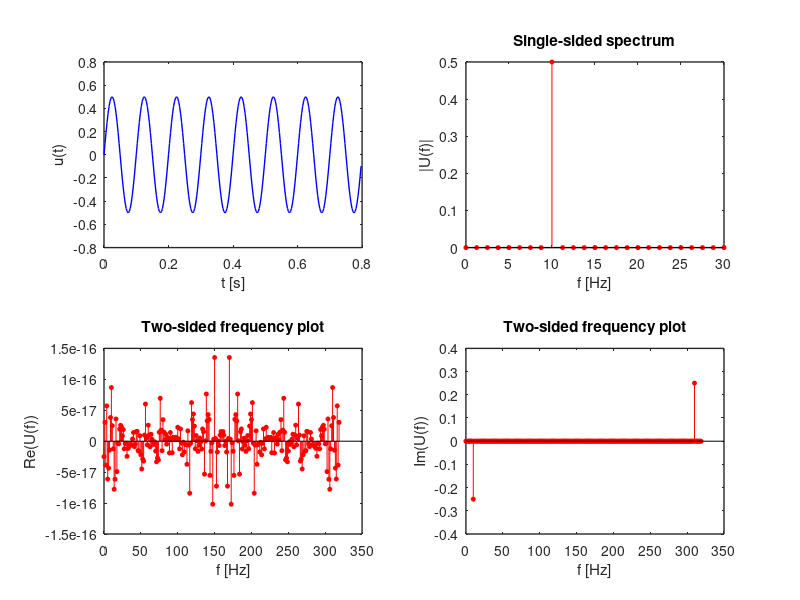

This chart was generated by the following MATLAB code: (Note: this script raises an error after producing the figure.)
clear all; close all;
% Basic example of Fourier transform of cosine function
fig_width = 14; fig_height = 6; 
%%%%%%%%%%%%%%%%%%%%%%%%%%%%%%%%%%%%%%%%%%%%%%%%%%%%%%%%%
%% Example 1 - cosine - method without fftshift
%%%%%%%%%%%%%%%%%%%%%%%%%%%%%%%%%%%%%%%%%%%%%%%%%%%%%%%%%
A = 0.5;                            %amplitude of the cosine wave
fc=10;                              %frequency of the cosine wave [Hz]
phase=0;                         %desired phase shift of the cosine in degrees
fs=32*fc;                           %sampling frequency with oversampling factor 32
dt = 1/fs;                          % sampling interval [s]
N=256;                              % number of points in FFT, also number of sampling points
tstart = 0;                          % initial time point [s]
j=1:N;                                 % sample index
t=tstart+(j-1)*dt;                % time vector, 0.77 seconds duration
phi = phase*pi/180;             %convert phase shift in degrees in radians
u=A*sin(2*pi*fc*t+phi);     %time domain signal with phase shift
% Fourier transform
U = 1/N*fft(u,N);     %N-point complex DFT
% amplitude spectrum
df=fs/N;                            %frequency resolution
sampleIndex = 1:N;                  %non-ordered index for FFT plot
f=(sampleIndex-1)*df;          %x-axis index converted to frequencies
% Results in two-sided frequency plot which is symmetric with respect to frequency f(N/2+1) instead of 0
% Nyquist frequency at the (N/2+1)th Matlab index is common to both positive and negative frequency sides
%%%%%%%%%%%%%%%%%%%%%%%%%%%%%%%%%%%%%%%%%%%%%%%%%%%%%%%%%
% Example 1 - plotting results
%%%%%%%%%%%%%%%%%%%%%%%%%%%%%%%%%%%%%%%%%%%%%%%%%%%%%%%%%
figure; subplot(2,2,1);
plot(t,u,'Color',[0,0,1],'linewidth',1); %plot the signal
xlabel('t [s]','Fontsize',11);
ylabel('u(t)','Fontsize',11);
set(gca,'Fontsize',10,'linewidth',1);
%%%%%%%%%%%%%%%%%%%%%%%%%%%%%%%%%%%%%%%%%%%%%%%%%%%%%%%%%
% magnitude
subplot(2,2,2);
stem(f(1:N/2+1),2*abs(U(1:N/2+1)),'r','filled','MarkerSize',3); %magnitudes vs frequencies 
% (only half of the spectrum)
xlabel('f [Hz]','Fontsize',11); ylabel('|U(f)|','Fontsize',11);
title('Single-sided spectrum');
xlim([0 30]);
set(gca,'Fontsize',10,'linewidth',1);
%%%%%%%%%%%%%%%%%%%%%%%%%%%%%%%%%%%%%%%%%%%%%%%%%%%%%%%%%
% real
subplot(2,2,3);
stem(f,real(U),'r','filled','MarkerSize',3); %Real vs frequencies
xlabel('f [Hz]','Fontsize',11); ylabel('Re(U(f))','Fontsize',11);
title('Two-sided frequency plot','Fontsize',11);
%xlim([-30 30]);
set(gca,'Fontsize',10,'linewidth',1);
%%%%%%%%%%%%%%%%%%%%%%%%%%%%%%%%%%%%%%%%%%%%%%%%%%%%%%%%%
% imag
subplot(2,2,4);
stem(f,imag(U),'r','filled','MarkerSize',3); %Real vs frequencies
xlabel('f [Hz]','Fontsize',11); ylabel('Im(U(f))','Fontsize',11);
title('Two-sided frequency plot','Fontsize',11);
%xlim([-30 30]);
set(gca,'Fontsize',10,'linewidth',1);
%%%%%%%%%%%%%%%%%%%%%%%%%%%%%%%%%%%%%%%%%%%%%%%%%%%%%%%%%
fig = gcf;
set(fig,'Color','w');
set(fig, 'Units','centimeters', 'Position',[10 10 fig_width fig_height]); 
fig.PaperPositionMode   = 'auto';
%%%%%%%%%%%%%%%%%%%%%%%%%%%%%%%%%%%%%%%%%%%%%%%%%%%%%%%%%
%% Example 2 - cosine - method with fftshift
%%%%%%%%%%%%%%%%%%%%%%%%%%%%%%%%%%%%%%%%%%%%%%%%%%%%%%%%%
A = 0.5;                            %amplitude of the cosine wave
fc=10;                              %frequency of the cosine wave [Hz]
phase=0;                         %desired phase shift of the cosine in degrees
fs=32*fc;                           %sampling frequency with oversampling factor 32
t=0:1/fs:2-1/fs;                  %time vector, 2 seconds duration
phi = phase*pi/180;             %convert phase shift in degrees in radians
u=A*sin(2*pi*fc*t+phi);     %time domain signal with phase shift (640 samples)
% Fourier transform
N=256; %N=2^nextpow2(length(u)); %number of points in FFT
U = 1/N*fftshift(fft(u,N));     %N-point complex DFT
% amplitude spectrum
df=fs/N;                            %frequency resolution
sampleIndex = -N/2:N/2-1;   %ordered index for FFT plot (when N is even)
%sampleIndex = -(N+1)/2:(N+1)/2-1;   %ordered index for FFT plot (when N is odd)
f=sampleIndex*df;               %x-axis index converted to ordered frequencies
%%%%%%%%%%%%%%%%%%%%%%%%%%%%%%%%%%%%%%%%%%%%%%%%%%%%%%%%%
% Example 2 - plotting results
%%%%%%%%%%%%%%%%%%%%%%%%%%%%%%%%%%%%%%%%%%%%%%%%%%%%%%%%%
figure; subplot(2,2,1);
plot(t,u,'Color',[0,0,1],'linewidth',1); %plot the signal
xlabel('t [s]','Fontsize',11);
ylabel('u(t)','Fontsize',11);
xlim([0,0.8]);
set(gca,'Fontsize',10,'linewidth',1);
%%%%%%%%%%%%%%%%%%%%%%%%%%%%%%%%%%%%%%%%%%%%%%%%%%%%%%%%%
% magnitude
subplot(2,2,2);
stem(f,abs(U),'r','filled','MarkerSize',3); %magnitudes vs frequencies
xlabel('f [Hz]','Fontsize',11); ylabel('|U(f)|','Fontsize',11);
xlim([-30 30]);
set(gca,'Fontsize',10,'linewidth',1);
%%%%%%%%%%%%%%%%%%%%%%%%%%%%%%%%%%%%%%%%%%%%%%%%%%%%%%%%%
% real
subplot(2,2,3);
stem(f,real(U),'r','filled','MarkerSize',3); %Real vs frequencies
xlabel('f [Hz]','Fontsize',11); ylabel('Re(U(f))','Fontsize',11);
xlim([-30 30]);
set(gca,'Fontsize',10,'linewidth',1);
%%%%%%%%%%%%%%%%%%%%%%%%%%%%%%%%%%%%%%%%%%%%%%%%%%%%%%%%%
% imag
subplot(2,2,4);
stem(f,imag(U),'r','filled','MarkerSize',3); %Real vs frequencies
xlabel('f [Hz]','Fontsize',11); ylabel('Im(U(f))','Fontsize',11);
xlim([-30 30]);
set(gca,'Fontsize',10,'linewidth',1);
%%%%%%%%%%%%%%%%%%%%%%%%%%%%%%%%%%%%%%%%%%%%%%%%%%%%%%%%%
fig = gcf;set(fig,'Color','w');
set(fig, 'Units','centimeters', 'Position',[10 10 fig_width fig_height]); 
fig.PaperPositionMode   = 'auto';
%%%%%%%%%%%%%%%%%%%%%%%%%%%%%%%%%%%%%%%%%%%%%%%%%%%%%%%%%
%% Example 3 - Extract phase of frequency components (phase spectrum)
%%%%%%%%%%%%%%%%%%%%%%%%%%%%%%%%%%%%%%%%%%%%%%%%%%%%%%%%%
% atan function computes the inverse tangent over two quadrants only, 
% i.e, it will return values only in the [-pi/2 , pi/2]  interval. 
% atan2 is the four quadrant arctangent i.e, it will return values in the [-pi , pi]  interval. 
phase=atan2(imag(U),real(U))*180/pi; %phase information from definition
figure;
plot(f,phase); %phase vs frequencies
xlabel('f [Hz]','Fontsize',11); ylabel({'\phi'},'Fontsize',11);
xlim([-160,160]);
fig = gcf;set(fig,'Color','w');
%%
% The phase spectrum is completely noisy. Unexpected !!!. 
% The phase spectrum is noisy due to fact that the inverse tangents are computed from the ratio 
% of imaginary part to real part of the FFT result. Even a small floating rounding off error will amplify the result 
% and manifest incorrectly as useful phase information.

% To understand, print the first few samples from the FFT result and observe that they are not absolute zeros 
% (they are very small numbers in the order 10^{-16}. Computing inverse tangent will result in incorrect results.
% real(U(1:4)) >> 1.0e-16 * [-0.7286   -0.3637   -0.4809   -0.3602]
% imag(U(1:4)) >> 1.0e-16 *[0   -0.2501   -0.1579   -0.5579]
% U(1:4) >> 1.0e-16 *-0.7286 + 0.0000i  -0.3637 - 0.2501i  -0.4809 - 0.1579i-0.3602 - 0.5579i

% The solution is to define a tolerance threshold and ignore all the computed phase values that are below the threshold.

U2=U;%store the FFT results in another array
%detect noise (very small numbers (eps)) and ignore them
threshold = max(abs(U))/10000; %tolerance threshold
U2(abs(U)<threshold) = 0; %maskout values that are below the threshold
phase=atan2(imag(U2),real(U2))*180/pi; %phase information
figure;
stem(f,phase,'r','filled','MarkerSize',3); %phase vs frequencies
xlabel('f [Hz]','Fontsize',11); ylabel({'\phi'},'Fontsize',11);
xlim([-160,160]);
fig = gcf;set(fig,'Color','w');
% The phase spectrum has correctly registered the 30deg phase shift at the frequency f=10 Hz. 
% The phase spectrum is anti-symmetric (\phi=-30deg  at f=-10 Hz ), which is expected for real-valued signals.
%%%%%%%%%%%%%%%%%%%%%%%%%%%%%%%%%%%%%%%%%%%%%%%%%%%%%%%%%
%% Example 4 - Reconstruct the time domain signal from the frequency domain samples
% Inverse Fourier transform
%%%%%%%%%%%%%%%%%%%%%%%%%%%%%%%%%%%%%%%%%%%%%%%%%%%%%%%%%
u_recon = N*ifft(ifftshift(U),N); %reconstructed signal
t =[0:1:length(u_recon)-1]/fs; %recompute time index 
figure; 
plot(t,u_recon,'Color',[0,0,1],'linewidth',1);%reconstructed signal
xlabel('t [s]','Fontsize',11);
ylabel('u(t)','Fontsize',11);
title('Reconstructed signal');
set(gca,'Fontsize',10,'linewidth',1);
fig = gcf;set(fig,'Color','w');
set(fig, 'Units','centimeters', 'Position',[10 10 fig_width fig_height]); 
fig.PaperPositionMode   = 'auto';
% The reconstructed signal has preserved the same initial phase shift and the frequency of the original signal. 
% Note: The length of the reconstructed signal is only 256 sample long (~ 0.8 seconds duration).
% This is because the size of FFT is considered as N=256. 
% Better to use N=2^nextpow2(length(u)); It assures tha all samples of signal u are utilized.
% If N> length(u), transformed signal is zero-padded